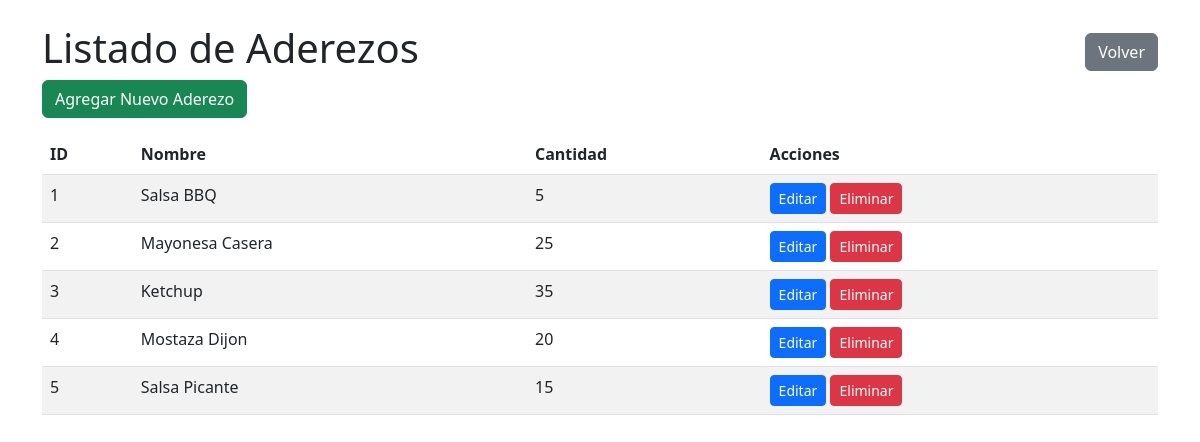
The app's page /mantenedores/aderezos/listar.php, older data.
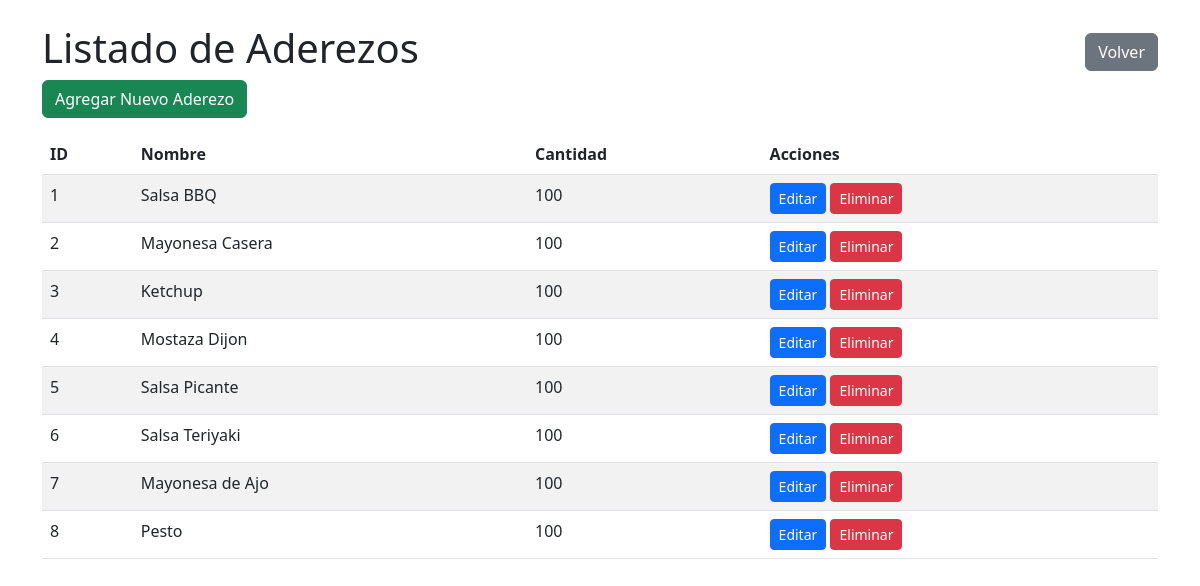
The same page, newer data.
### tables this page shows
CREATE TABLE `aderezo` (
  `id_aderezo` int(11) NOT NULL,
  `nombre_aderezo` varchar(30) DEFAULT NULL,
  `cantidad` int(11) DEFAULT NULL,
  `umbral_reabastecimiento` int(11) NOT NULL DEFAULT 5
);

### mantenedores/aderezos/listar.php (the view, shortened to what this page needs)
<?php
include '../../conexion.php';
$sql = "SELECT * FROM aderezo";
$result = $conexion->query($sql);
?>
<!DOCTYPE html>
<html lang="es">
<head>
    <link href="https://cdn.jsdelivr.net/npm/bootstrap@5.3.0/dist/css/bootstrap.min.css" rel="stylesheet">
</head>
<body>
<div class="container mt-4">
    <div class="d-flex justify-content-between align-items-center">
        <h1>Listado de Aderezos</h1>
        <button class="btn btn-secondary" onclick="window.location.href='../../index/index-mantenedores.php'">Volver</button>
    </div>
    <a href="insertar.php" class="btn btn-success mb-3">Agregar Nuevo Aderezo</a>
    <table class="table table-striped">
        <thead>
            <tr>
                <th>ID</th>
                <th>Nombre</th>
                <th>Cantidad</th>
                <th>Acciones</th>
            </tr>
        </thead>
        <tbody>
            <?php if ($result->num_rows > 0): ?>
                <?php while ($row = $result->fetch_assoc()): ?>
                    <tr>
                        <td><?php echo $row['id_aderezo']; ?></td>
                        <td><?php echo $row['nombre_aderezo']; ?></td>
                        <td><?php echo $row['cantidad']; ?></td>
                        <td>
                            <a href="editar.php?id=<?php echo $row['id_aderezo']; ?>" class="btn btn-primary btn-sm">Editar</a>
                            <button class="btn btn-danger btn-sm" data-bs-toggle="modal" data-bs-target="#eliminarModal" data-id="<?php echo $row['id_aderezo']; ?>">Eliminar</button>
                        </td>
                    </tr>
                <?php endwhile; ?>
            <?php else: ?>
                <tr>
                    <td colspan="4" class="text-center">No se encontraron aderezos.</td>
                </tr>
            <?php endif; ?>
        </tbody>
    </table>
</div>
</body>
</html>

Row changes from the older to the newer data that the page shows:
changed aderezo "Salsa BBQ": cantidad "5" → "100"
changed aderezo "Mayonesa Casera": cantidad "25" → "100"
changed aderezo "Ketchup": cantidad "35" → "100"
changed aderezo "Mostaza Dijon": cantidad "20" → "100"
changed aderezo "Salsa Picante": cantidad "15" → "100"
added aderezo: id_aderezo "6", nombre_aderezo "Salsa Teriyaki", cantidad "100"
added aderezo: id_aderezo "7", nombre_aderezo "Mayonesa de Ajo", cantidad "100"
added aderezo: id_aderezo "8", nombre_aderezo "Pesto", cantidad "100"
